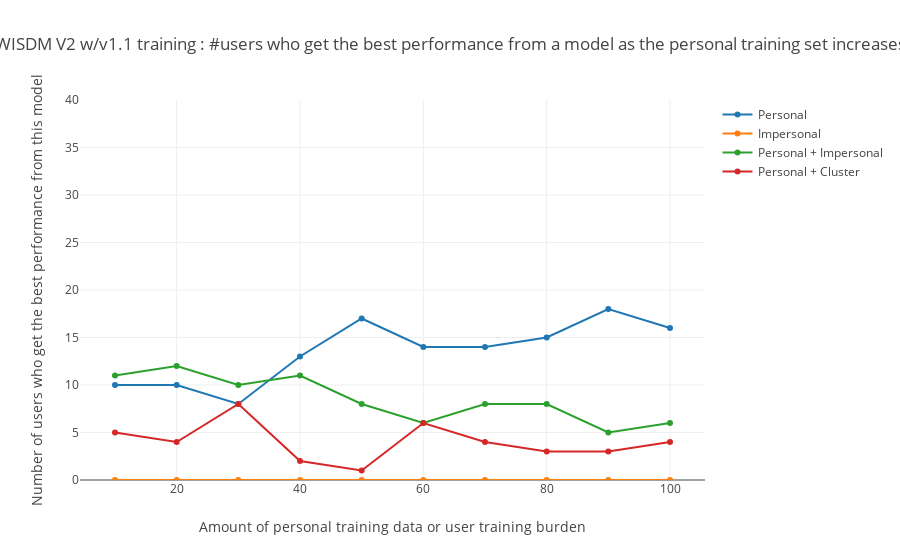

The notebook cell this image was saved under:
### Code cell
fig = viz.plotUserBests()
iplot(fig)

### Figure 1 — Plotly figure (JSON) as saved in the notebook; plotly's stock layout.template omitted (floating-point values rounded to 4 significant figures)
{"data": [{"name": "Personal", "type": "scatter", "x": [10, 20, 30, 40, 50, 60, 70, 80, 90, 100], "y": [10, 10, 8, 13, 17, 14, 14, 15, 18, 16]}, {"name": "Impersonal", "type": "scatter", "x": [10, 20, 30, 40, 50, 60, 70, 80, 90, 100], "y": [0, 0, 0, 0, 0, 0, 0, 0, 0, 0]}, {"name": "Personal + Impersonal", "type": "scatter", "x": [10, 20, 30, 40, 50, 60, 70, 80, 90, 100], "y": [11, 12, 10, 11, 8, 6, 8, 8, 5, 6]}, {"name": "Personal + Cluster", "type": "scatter", "x": [10, 20, 30, 40, 50, 60, 70, 80, 90, 100], "y": [5, 4, 8, 2, 1, 6, 4, 3, 3, 4]}], "layout": {"title": "WISDM V2 w/v1.1 training : #users who get the best performance from a model as the personal training set increases", "xaxis": {"title": "Amount of personal training data or user training burden"}, "yaxis": {"range": [0, 40], "title": "Number of users who get the best performance from this model"}}}
